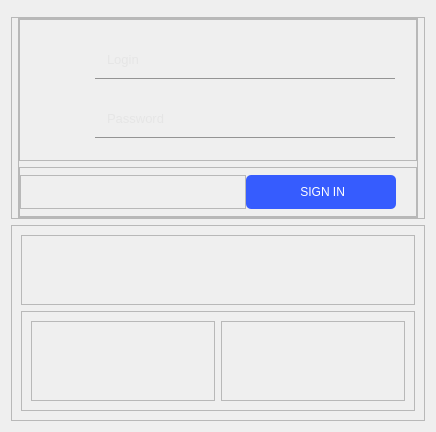
                  <widget class="QWidget" name="page">
                   <layout class="QGridLayout" name="gridLayout_8">
                    <item row="1" column="0">
                     <widget class="QFrame" name="frame_12">
                      <property name="frameShape">
                       <enum>QFrame::StyledPanel</enum>
                      </property>
                      <property name="frameShadow">
                       <enum>QFrame::Raised</enum>
                      </property>
                      <layout class="QGridLayout" name="gridLayout_9">
                       <property name="leftMargin">
                        <number>0</number>
                       </property>
                       <property name="topMargin">
                        <number>0</number>
                       </property>
                       <property name="rightMargin">
                        <number>0</number>
                       </property>
                       <property name="bottomMargin">
                        <number>0</number>
                       </property>
                       <item row="0" column="1">
                        <widget class="QFrame" name="frame_13">
                         <property name="minimumSize">
                          <size>
                           <width>400</width>
                           <height>200</height>
                          </size>
                         </property>
                         <property name="maximumSize">
                          <size>
                           <width>400</width>
                           <height>200</height>
                          </size>
                         </property>
                         <property name="frameShape">
                          <enum>QFrame::StyledPanel</enum>
                         </property>
                         <property name="frameShadow">
                          <enum>QFrame::Raised</enum>
                         </property>
                         <layout class="QGridLayout" name="gridLayout_10">
                          <property name="leftMargin">
                           <number>0</number>
                          </property>
                          <property name="topMargin">
                           <number>0</number>
                          </property>
                          <property name="rightMargin">
                           <number>0</number>
                          </property>
                          <property name="bottomMargin">
                           <number>0</number>
                          </property>
                          <item row="0" column="0">
                           <widget class="QFrame" name="frame_15">
                            <property name="styleSheet">
                             <string notr="true">QLineEdit {
	background-color: transparent;
	border: 0;
	border-bottom: 1px solid #949494;
	padding: 10px;
	color: #dcdcdc;
}

QLineEdit:focus {
	border-bottom: 1px solid #dcdcdc;
}</string>
                            </property>
                            <property name="frameShape">
                             <enum>QFrame::StyledPanel</enum>
                            </property>
                            <property name="frameShadow">
                             <enum>QFrame::Raised</enum>
                            </property>
                            <layout class="QGridLayout" name="gridLayout_11">
                             <property name="leftMargin">
                              <number>15</number>
                             </property>
                             <property name="topMargin">
                              <number>0</number>
                             </property>
                             <property name="rightMargin">
                              <number>15</number>
                             </property>
                             <property name="bottomMargin">
                              <number>0</number>
                             </property>
                             <property name="spacing">
                              <number>0</number>
                             </property>
                             <item row="1" column="1">
                              <widget class="QLineEdit" name="lineEdit_2">
                               <property name="minimumSize">
                                <size>
                                 <width>300</width>
                                 <height>0</height>
                                </size>
                               </property>
                               <property name="maximumSize">
                                <size>
                                 <width>300</width>
                                 <height>16777215</height>
                                </size>
                               </property>
                               <property name="font">
                                <font>
                                 <family>Microsoft YaHei UI</family>
                                 <pointsize>10</pointsize>
                                </font>
                               </property>
                               <property name="echoMode">
                                <enum>QLineEdit::Password</enum>
                               </property>
                               <property name="placeholderText">
                                <string>Password</string>
                               </property>
                              </widget>
                             </item>
                             <item row="0" column="1">
                              <widget class="QLineEdit" name="lineEdit">
                               <property name="minimumSize">
                                <size>
                                 <width>300</width>
                                 <height>0</height>
                                </size>
                               </property>
                               <property name="maximumSize">
                                <size>
                                 <width>300</width>
                                 <height>16777215</height>
                                </size>
                               </property>
                               <property name="font">
                                <font>
                                 <family>Microsoft YaHei UI</family>
                                 <pointsize>10</pointsize>
                                </font>
                               </property>
                               <property name="placeholderText">
                                <string>Login</string>
                               </property>
                              </widget>
                             </item>
                             <item row="1" column="0">
                              <widget class="QLabel" name="label_3">
                               <property name="minimumSize">
                                <size>
                                 <width>50</width>
                                 <height>0</height>
                                </size>
                               </property>
                               <property name="maximumSize">
                                <size>
                                 <width>50</width>
                                 <height>16777215</height>
                                </size>
                               </property>
                               <property name="text">
                                <string/>
                               </property>
                               <property name="pixmap">
                                <pixmap resource="images.qrc">:/icons/icons/padlock.png</pixmap>
                               </property>
                               <property name="alignment">
                                <set>Qt::AlignCenter</set>
                               </property>
                              </widget>
                             </item>
                             <item row="0" column="0">
                              <widget class="QLabel" name="label_2">
                               <property name="minimumSize">
                                <size>
                                 <width>50</width>
                                 <height>0</height>
                                </size>
                               </property>
                               <property name="maximumSize">
                                <size>
                                 <width>50</width>
                                 <height>16777215</height>
                                </size>
                               </property>
                               <property name="text">
                                <string/>
                               </property>
                               <property name="pixmap">
                                <pixmap resource="images.qrc">:/icons/icons/user2.png</pixmap>
                               </property>
                               <property name="scaledContents">
                                <bool>false</bool>
                               </property>
                               <property name="alignment">
                                <set>Qt::AlignCenter</set>
                               </property>
                              </widget>
                             </item>
                            </layout>
                           </widget>
                          </item>
                          <item row="1" column="0">
                           <widget class="QFrame" name="frame_16">
                            <property name="minimumSize">
                             <size>
                              <width>0</width>
                              <height>50</height>
                             </size>
                            </property>
                            <property name="maximumSize">
                             <size>
                              <width>16777215</width>
                              <height>50</height>
                             </size>
                            </property>
                            <property name="styleSheet">
                             <string notr="true">QPushButton {
	border: 0;
	background: #365CFE;
	padding: 10px 0;
	color: #ffffff;
	border-radius: 5px;
}

QPushButton:hover {
	background-color: #365CD8;
}</string>
                            </property>
                            <property name="frameShape">
                             <enum>QFrame::StyledPanel</enum>
                            </property>
                            <property name="frameShadow">
                             <enum>QFrame::Raised</enum>
                            </property>
                            <layout class="QGridLayout" name="gridLayout_12">
                             <property name="leftMargin">
                              <number>0</number>
                             </property>
                             <property name="topMargin">
                              <number>0</number>
                             </property>
                             <property name="rightMargin">
                              <number>20</number>
                             </property>
                             <property name="bottomMargin">
                              <number>0</number>
                             </property>
                             <property name="spacing">
                              <number>0</number>
                             </property>
                             <item row="0" column="1">
                              <widget class="QPushButton" name="loginBtn">
                               <property name="minimumSize">
                                <size>
                                 <width>150</width>
                                 <height>0</height>
                                </size>
                               </property>
                               <property name="maximumSize">
                                <size>
                                 <width>150</width>
                                 <height>16777215</height>
                                </size>
                               </property>
                               <property name="font">
                                <font>
                                 <family>Microsoft YaHei UI</family>
                                 <pointsize>9</pointsize>
                                 <weight>50</weight>
                                 <bold>false</bold>
                                </font>
                               </property>
                               <property name="cursor">
                                <cursorShape>PointingHandCursor</cursorShape>
                               </property>
                               <property name="styleSheet">
                                <string notr="true"/>
                               </property>
                               <property name="text">
                                <string> SIGN IN</string>
                               </property>
                               <property name="icon">
                                <iconset resource="images.qrc">
                                 <normaloff>:/icons/icons/enter.png</normaloff>:/icons/icons/enter.png</iconset>
                               </property>
                               <property name="iconSize">
                                <size>
                                 <width>20</width>
                                 <height>20</height>
                                </size>
                               </property>
                              </widget>
                             </item>
                             <item row="0" column="0">
                              <widget class="QFrame" name="frame_17">
                               <property name="frameShape">
                                <enum>QFrame::StyledPanel</enum>
                               </property>
                               <property name="frameShadow">
                                <enum>QFrame::Raised</enum>
                               </property>
                              </widget>
                             </item>
                            </layout>
                           </widget>
                          </item>
                         </layout>
                        </widget>
                       </item>
                       <item row="0" column="0">
                        <widget class="QFrame" name="frame_14">
                         <property name="frameShape">
                          <enum>QFrame::StyledPanel</enum>
                         </property>
                         <property name="frameShadow">
                          <enum>QFrame::Raised</enum>
                         </property>
                        </widget>
                       </item>
                       <item row="0" column="2">
                        <widget class="QFrame" name="frame_18">
                         <property name="frameShape">
                          <enum>QFrame::StyledPanel</enum>
                         </property>
                         <property name="frameShadow">
                          <enum>QFrame::Raised</enum>
                         </property>
                        </widget>
                       </item>
                      </layout>
                     </widget>
                    </item>
                    <item row="2" column="0">
                     <widget class="QFrame" name="frame_19">
                      <property name="frameShape">
                       <enum>QFrame::StyledPanel</enum>
                      </property>
                      <property name="frameShadow">
                       <enum>QFrame::Raised</enum>
                      </property>
                      <layout class="QGridLayout" name="gridLayout_14">
                       <item row="1" column="0">
                        <widget class="QFrame" name="frame_20">
                         <property name="minimumSize">
                          <size>
                           <width>0</width>
                           <height>100</height>
                          </size>
                         </property>
                         <property name="maximumSize">
                          <size>
                           <width>16777215</width>
                           <height>100</height>
                          </size>
                         </property>
                         <property name="frameShape">
                          <enum>QFrame::StyledPanel</enum>
                         </property>
                         <property name="frameShadow">
                          <enum>QFrame::Raised</enum>
                         </property>
                         <layout class="QGridLayout" name="gridLayout_15">
                          <item row="0" column="0">
                           <widget class="QFrame" name="frame_21">
                            <property name="frameShape">
                             <enum>QFrame::StyledPanel</enum>
                            </property>
                            <property name="frameShadow">
                             <enum>QFrame::Raised</enum>
                            </property>
                           </widget>
                          </item>
                          <item row="0" column="1">
                           <widget class="QFrame" name="frame_22">
                            <property name="frameShape">
                             <enum>QFrame::StyledPanel</enum>
                            </property>
                            <property name="frameShadow">
                             <enum>QFrame::Raised</enum>
                            </property>
                           </widget>
                          </item>
                         </layout>
                        </widget>
                       </item>
                       <item row="0" column="0">
                        <widget class="QFrame" name="frame_23">
                         <property name="minimumSize">
                          <size>
                           <width>0</width>
                           <height>70</height>
                          </size>
                         </property>
                         <property name="maximumSize">
                          <size>
                           <width>16777215</width>
                           <height>70</height>
                          </size>
                         </property>
                         <property name="frameShape">
                          <enum>QFrame::StyledPanel</enum>
                         </property>
                         <property name="frameShadow">
                          <enum>QFrame::Raised</enum>
                         </property>
                        </widget>
                       </item>
                      </layout>
                     </widget>
                    </item>
                    <item row="0" column="0">
                     <widget class="QFrame" name="frame_24">
                      <property name="minimumSize">
                       <size>
                        <width>0</width>
                        <height>0</height>
                       </size>
                      </property>
                      <property name="maximumSize">
                       <size>
                        <width>16777215</width>
                        <height>250</height>
                       </size>
                      </property>
                      <property name="frameShape">
                       <enum>QFrame::StyledPanel</enum>
                      </property>
                      <property name="frameShadow">
                       <enum>QFrame::Raised</enum>
                      </property>
                     </widget>
                    </item>
                   </layout>
                  </widget>
